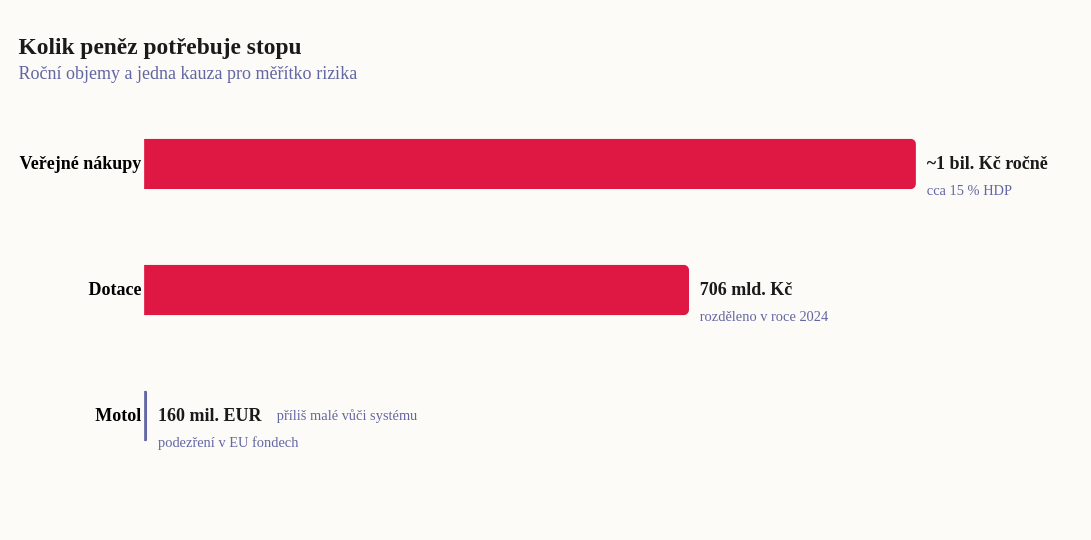

This figure's Vega-Lite source:
### Vega-Lite specification from a JSON file in a GitHub repository (floating-point values rounded to 4 significant figures)
{"_source": "Zdroj: MMR, Národní strategie veřejného zadávání; Hlídač státu, Přehled dotací 2024; Reuters / EPPO, Motol 2025", "$schema": "https://vega.github.io/schema/vega-lite/v5.json", "description": "Měřítko veřejných peněz, které potřebují auditní stopu", "width": 450, "height": 210, "padding": {"top": 20, "left": 10, "right": 24, "bottom": 34}, "autosize": {"type": "pad", "resize": true}, "background": "#fdfbf7", "title": {"text": "Kolik peněz potřebuje stopu", "subtitle": "Roční objemy a jedna kauza pro měřítko rizika", "font": "Roboto Slab", "fontSize": 13, "fontWeight": "bold", "anchor": "start", "color": "#1a1a1a", "subtitleFont": "Work Sans", "subtitleFontSize": 10, "subtitleColor": "#6267a3", "offset": 10}, "data": {"values": [{"oblast": "Veřejné nákupy", "mld": 1000, "label": "~1 bil. Kč ročně", "detail": "cca 15 % HDP", "typ": "system"}, {"oblast": "Dotace", "mld": 706, "label": "706 mld. Kč", "detail": "rozděleno v roce 2024", "typ": "system"}, {"oblast": "Motol", "mld": 4, "label": "160 mil. EUR", "detail": "podezření v EU fondech", "typ": "case"}]}, "layer": [{"mark": {"type": "bar", "height": 28, "cornerRadiusEnd": 3, "tooltip": true}, "encoding": {"x": {"field": "mld", "type": "quantitative", "title": null, "scale": {"domain": [0, 1050]}, "axis": {"grid": false, "domain": false, "ticks": false, "labels": false}}, "y": {"field": "oblast", "type": "nominal", "title": null, "sort": ["Veřejné nákupy", "Dotace", "Motol"], "axis": {"labelFont": "Roboto Slab", "labelFontSize": 10, "labelFontWeight": "bold", "domain": false, "ticks": false}}, "color": {"field": "typ", "type": "nominal", "scale": {"domain": ["system", "case"], "range": ["#de1743", "#6267a3"]}, "legend": null}, "tooltip": [{"field": "oblast", "title": "Oblast"}, {"field": "label", "title": "Měřítko"}, {"field": "detail", "title": "Poznámka"}]}}, {"mark": {"type": "text", "align": "left", "baseline": "middle", "dx": 6, "font": "Work Sans", "fontSize": 10, "fontWeight": "bold", "color": "#1a1a1a"}, "encoding": {"x": {"field": "mld", "type": "quantitative", "scale": {"domain": [0, 1050]}}, "y": {"field": "oblast", "type": "nominal", "sort": ["Veřejné nákupy", "Dotace", "Motol"]}, "text": {"field": "label"}}}, {"mark": {"type": "text", "align": "left", "baseline": "middle", "dx": 6, "dy": 15, "font": "Work Sans", "fontSize": 8, "color": "#6267a3"}, "encoding": {"x": {"field": "mld", "type": "quantitative", "scale": {"domain": [0, 1050]}}, "y": {"field": "oblast", "type": "nominal", "sort": ["Veřejné nákupy", "Dotace", "Motol"]}, "text": {"field": "detail"}}}, {"data": {"values": [{"x": 4, "oblast": "Motol", "text": "příliš malé vůči systému"}]}, "mark": {"type": "text", "align": "left", "baseline": "middle", "dx": 72, "font": "Work Sans", "fontSize": 8, "color": "#6267a3"}, "encoding": {"x": {"field": "x", "type": "quantitative", "scale": {"domain": [0, 1050]}}, "y": {"field": "oblast", "type": "nominal", "sort": ["Veřejné nákupy", "Dotace", "Motol"]}, "text": {"field": "text"}}}], "config": {"view": {"stroke": "transparent"}}}
